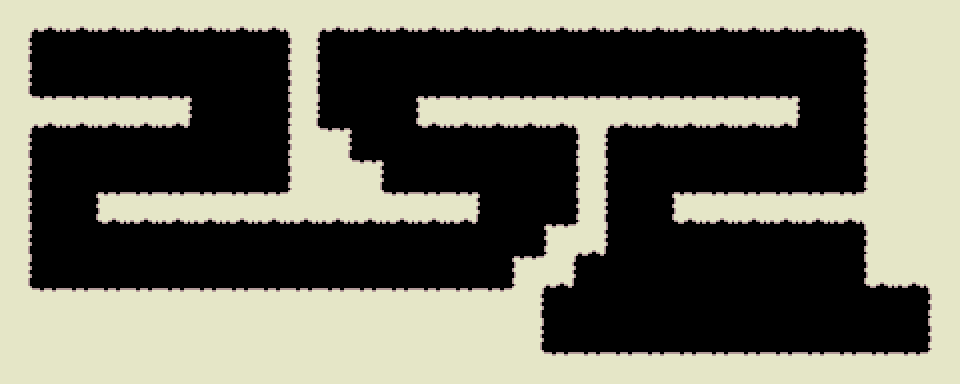

This is a level from a 2D game, rendered from its Tiled map with the project's own tilesets. A one-line summary and the map file follow, with tile-layer data summarised:
An orthogonal 30x12 tile map with 32x32 px tiles, 1 tile layer (Camada de Tiles 1) and 39 objects (10x Clock, 7x Spawn).

<map version="1.0" orientation="orthogonal" width="30" height="12" tilewidth="32" tileheight="32">
 <tileset firstgid="1" name="pickleTile" tilewidth="32" tileheight="32">
  <image source="pickleTile.png" width="512" height="32" />
 </tileset>
 <objectgroup name="collision" width="30" height="12">
  <object x="32" y="0" width="1216" height="32" />
  <object x="928" y="0" width="32" height="384" />
  <object x="0" y="0" width="32" height="384" />
  <object x="32" y="96" width="160" height="32" />
  <object x="288" y="32" width="32" height="160" />
  <object x="96" y="192" width="384" height="32" />
  <object x="320" y="128" width="32" height="64" />
  <object x="352" y="160" width="32" height="32" />
  <object x="32" y="288" width="512" height="96" />
  <object x="512" y="256" width="64" height="32" />
  <object x="544" y="224" width="64" height="32" />
  <object x="416" y="96" width="384" height="32" />
  <object x="576" y="128" width="32" height="96" />
  <object x="672" y="192" width="192" height="32" />
  <object x="864" y="32" width="64" height="256" />
  <object x="544" y="352" width="384" height="32" />
 </objectgroup>
 <objectgroup name="Player start" width="30" height="12">
  <object x="80" y="80">
   <ellipse />
  </object>
 </objectgroup>
 <layer name="Camada de Tiles 1" width="30" height="12">
  <data>[360 cells, 178 non-empty, 13 distinct tile ids]</data>
 </layer>
 <objectgroup name="Objects" width="30" height="12">
  <object name="Spawn" x="176" y="144">
   <properties>
    <property name="enemy" value="cup" />
    <property name="interval" value="3" />
    <property name="maximum" value="3" />
    <property name="type" value="spawn" />
   </properties>
  </object>
  <object name="Clock" x="144" y="48">
   <properties>
    <property name="type" value="clock" />
   </properties>
  </object>
  <object name="Clock" x="144" y="176">
   <properties>
    <property name="type" value="clock" />
   </properties>
  </object>
  <object name="Spawn" x="176" y="80">
   <properties>
    <property name="enemy" value="cup" />
    <property name="interval" value="2" />
    <property name="maximum" value="1" />
    <property name="type" value="spawn" />
   </properties>
  </object>
  <object name="Spawn" x="304" y="240">
   <properties>
    <property name="enemy" value="sheep" />
    <property name="interval" value="3" />
    <property name="maximum" value="2" />
    <property name="type" value="spawn" />
   </properties>
  </object>
  <object name="Clock" x="144" y="240">
   <properties>
    <property name="type" value="clock" />
   </properties>
  </object>
  <object name="Clock" x="432" y="240">
   <properties>
    <property name="type" value="clock" />
   </properties>
  </object>
  <object name="Spawn" x="432" y="176">
   <properties>
    <property name="enemy" value="pillow" />
    <property name="interval" value="2" />
    <property name="maximum" value="1" />
    <property name="type" value="spawn" />
   </properties>
  </object>
  <object name="Spawn" x="624" y="48">
   <properties>
    <property name="enemy" value="sheep" />
    <property name="interval" value="3" />
    <property name="maximum" value="2" />
    <property name="type" value="spawn" />
   </properties>
  </object>
  <object name="Clock" x="464" y="80">
   <properties>
    <property name="type" value="clock" />
   </properties>
  </object>
  <object name="Clock" x="432" y="176">
   <properties>
    <property name="type" value="clock" />
   </properties>
  </object>
  <object name="Clock" x="752" y="80">
   <properties>
    <property name="type" value="clock" />
   </properties>
  </object>
  <object name="Spawn" x="752" y="144">
   <properties>
    <property name="enemy" value="cup" />
    <property name="interval" value="3" />
    <property name="maximum" value="3" />
    <property name="type" value="spawn" />
   </properties>
  </object>
  <object name="Clock" x="752" y="176">
   <properties>
    <property name="type" value="clock" />
   </properties>
  </object>
  <object name="Clock" x="560" y="336">
   <properties>
    <property name="type" value="clock" />
   </properties>
  </object>
  <object name="Clock" x="912" y="336">
   <properties>
    <property name="type" value="clock" />
   </properties>
  </object>
  <object name="Spawn" x="752" y="240">
   <properties>
    <property name="enemy" value="sheep" />
    <property name="interval" value="4" />
    <property name="maximum" value="2" />
    <property name="type" value="spawn" />
   </properties>
  </object>
 </objectgroup>
 <objectgroup name="enemyCol" width="30" height="12">
  <object x="64" y="128" width="32" height="64" />
  <object x="320" y="32" width="96" height="64" />
  <object x="800" y="32" width="64" height="64" />
  <object x="608" y="128" width="64" height="96" />
  <object x="480" y="128" width="96" height="96" />
 </objectgroup>
</map>